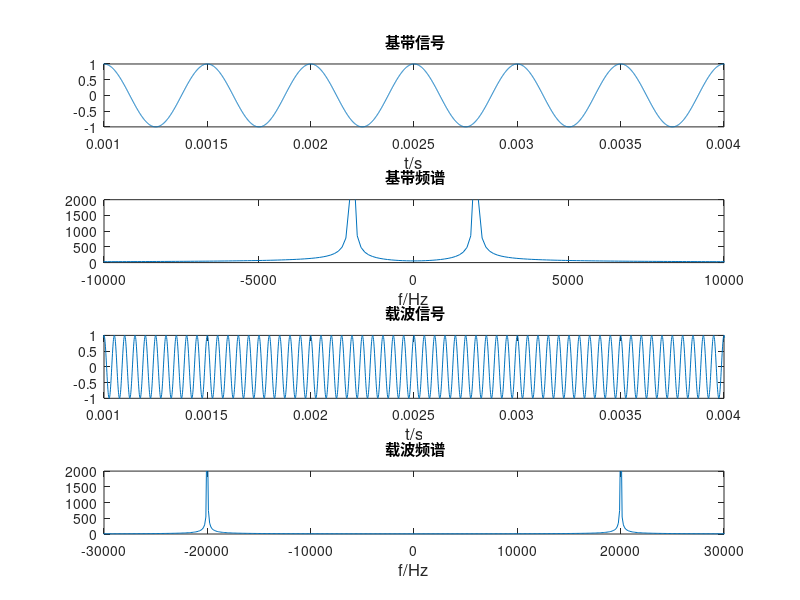
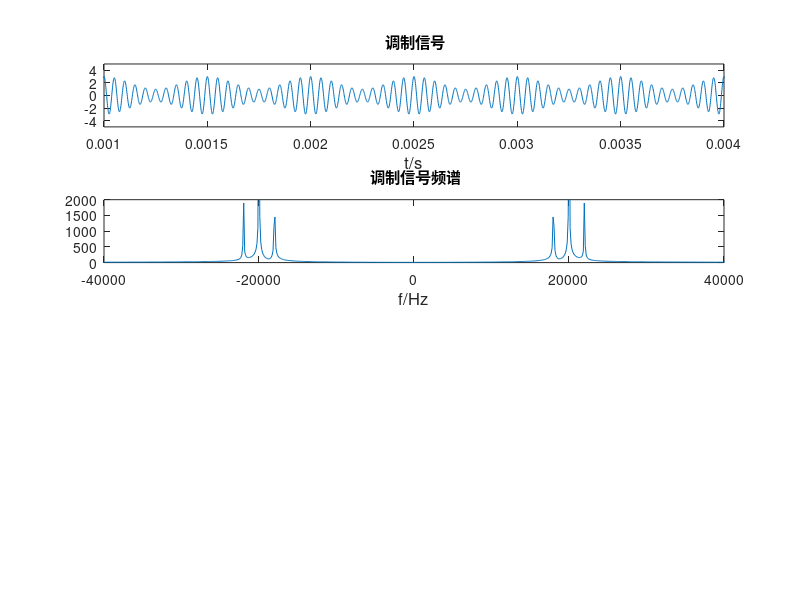
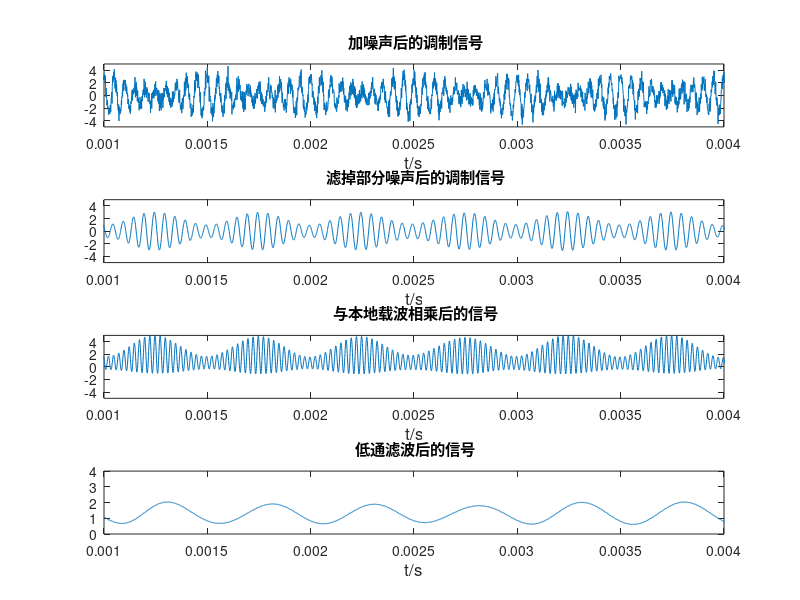
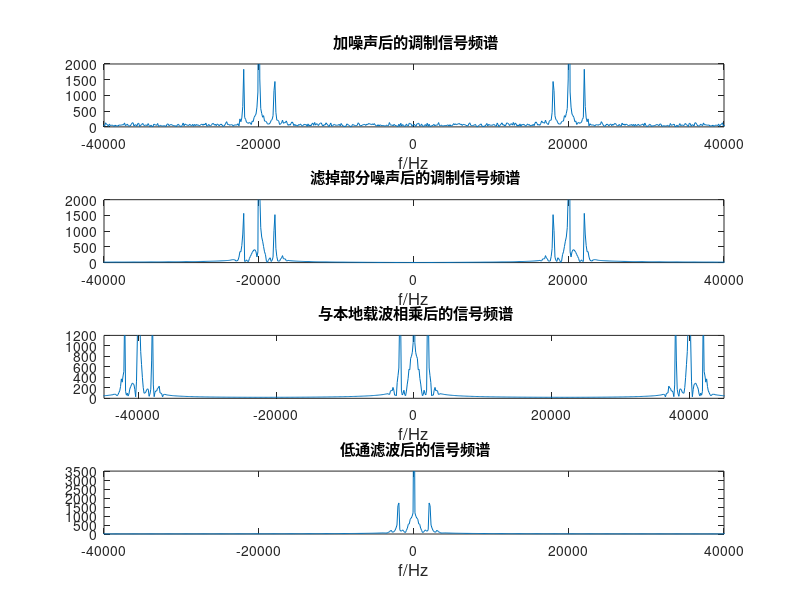

The MATLAB script that drew these images, in order:
fs=1e6; %采样率
N=8192;
t=0:1/fs:(N-1)/fs; %时域采样点
f=(0:(N-1))*fs/N-fs/2; %频域采样点
fm=2000; %基带频率
fss=20000; %载波频率
m=cos(fm*2*pi*t); %基带信号

subplot(4,1,1);
plot(t,m);
title(' 基带信号','FontWeight','bold');
xlabel('t/s','FontSize',12);
axis([0.001,0.004,-1,1]);

m_w=fft(m); %基带频谱
subplot(4,1,2);
plot(f,fftshift(abs(m_w)));
title(' 基带频谱','FontWeight','bold');
xlabel('f/Hz','FontSize',12);
axis([-10000,10000,0,2000]);

s=cos(fss*2*pi*t); %载波信号
subplot(4,1,3);
plot(t,s);
title(' 载波信号','FontWeight','bold');
xlabel('t/s','FontSize',12);
axis([0.001,0.004,-1,1]);

s_w=fft(s); %载波频谱
subplot(4,1,4);
plot(f,fftshift(abs(s_w)));
title(' 载波频谱','FontWeight','bold');
xlabel('f/Hz','FontSize',12);
axis([-30000,30000,0,2000]);

A=2;
sm=s.*(m+A); %调制信号
figure;
subplot(4,1,1);
plot(t,sm);
title(' 调制信号','FontWeight','bold');
xlabel('t/s','FontSize',12);
axis([0.001,0.004,-5,5]);

sm_w=fft(sm); %调制信号频谱
subplot(4,1,2);
plot(f,fftshift(abs(sm_w)));
title(' 调制信号频谱','FontWeight','bold');
xlabel('f/Hz','FontSize',12);
axis([-40000,40000,0,2000]);
figure;

sm1=awgn(sm,3); %加噪声后的调制信号
subplot(4,1,1);
plot(t,sm1);
title(' 加噪声后的调制信号','FontWeight','bold');
xlabel('t/s','FontSize',12);
axis([0.001,0.004,-5,5]);



%滤波器设计？？？？
fsamp = 1e6; %采样频率为1MHz
fcuts = [16000 17500 22500 24000];
mags = [0 1 0];
devs = [0.05 0.01 0.05];
[n,Wn,beta,ftype] =kaiserord(fcuts,mags,devs,fsamp);
hh =fir1(n,Wn,ftype,kaiser(n+1,beta),'noscale');
sm2=fftfilt(hh,sm1);

subplot(4,1,2); % 滤掉部分噪声后的调制信号
plot(t,sm2);
title(' 滤掉部分噪声后的调制信号','FontWeight','bold');
xlabel('t/s','FontSize',12);
axis([0.001,0.004,-5,5]);

sp=2*sm2.*s; % 与本地载波相乘后的信号
subplot(4,1,3);
plot(t,sp);
title(' 与本地载波相乘后的信号','FontWeight','bold');
xlabel('t/s','FontSize',12);
axis([0.001,0.004,-5,5]);

fsamp = 1e6; %采样频率为1MHz
fcuts = [3000 20000];
mags = [1 0];
devs = [0.01 0.05]; % 通带波动1%，阻带波动5%
[n,Wn,beta,ftype] =kaiserord(fcuts,mags,devs,fsamp);
hh1=fir1(n,Wn,ftype,kaiser(n+1,beta),'noscale');
sd=fftfilt(hh1,sp); % 低通滤波后的信号
subplot(4,1,4);
plot(t,sd);
title(' 低通滤波后的信号','FontWeight','bold');
xlabel('t/s','FontSize',12);
axis([0.001,0.004,0,4]);


figure;
sm1_w=fft(sm1); % 加噪声后的调制信号频谱
subplot(4,1,1);
plot(f,fftshift(abs(sm1_w)));
title(' 加噪声后的调制信号频谱','FontWeight','bold');
xlabel('f/Hz','FontSize',12);
axis([-40000,40000,0,2000]);

sm2_w=fft(sm2); % 滤掉部分噪声后的调制信号频谱
subplot(4,1,2);
plot(f,fftshift(abs(sm2_w)));
title(' 滤掉部分噪声后的调制信号频谱','FontWeight','bold');
xlabel('f/Hz','FontSize',12);
axis([-40000,40000,0,2000]);

sp_w=fft(sp); % 与本地载波相乘后的信号频谱
subplot(4,1,3);
plot(f,fftshift(abs(sp_w)));
title(' 与本地载波相乘后的信号频谱','FontWeight','bold');
xlabel('f/Hz','FontSize',12);
axis([-45000,45000,0,1200]);

sd_f=fft(sd); % 低通滤波后的信号频谱
subplot(4,1,4);
plot(f,fftshift(abs(sd_f)));
title(' 低通滤波后的信号频谱','FontWeight','bold');
xlabel('f/Hz','FontSize',12);
axis([-40000,40000,0,3500]);
